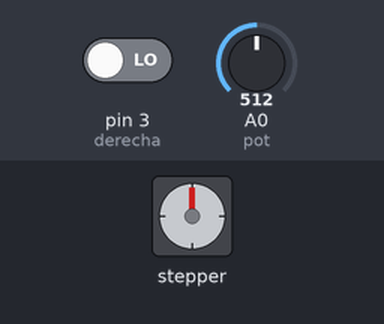
Recording of a sketch running on a simulated Arduino Uno, built with avr-gcc and run on an emulated ATmega328P. Shown: stepper motor. Inputs (shaded band) come from the test bench; at power-on: pin 3 (derecha) LOW, A0 (pot) = 512. Stepper angles assume 200 steps per turn.

Above: at 1.2 s.
1.3 s: pin 3 (derecha) driven HIGH
At 1.45 s:
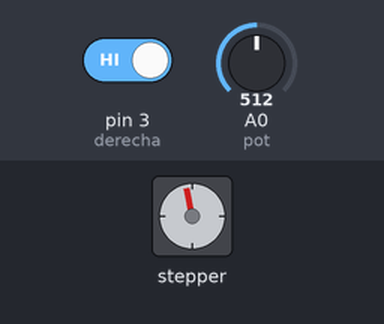
At 2.06 s:
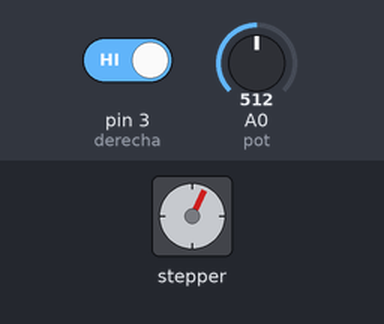
4.3 s: A0 (pot) set to 716
At 4.5 s:
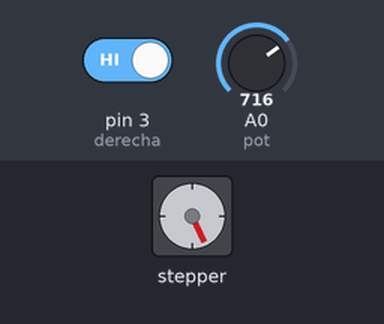
7.3 s: A0 (pot) set to 511
Timing chart, 0 to 16.3 s (numbered marks = the images above; inputs shaded):
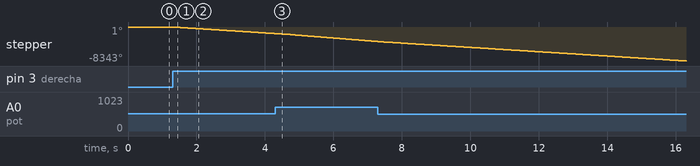

The sketch:

valvulaIAC.ino
```cpp
#include <Stepper.h> //Importamos la librería para controlar motores paso a paso

#define STEPS 200 //Ponemos el número de pasos que necesita para dar una vuelta. 200 en nuestro caso

// Ponemos nombre al motor, el número de pasos y los pins de control
Stepper stepper(STEPS, 2, 4, 7, 8); //Stepper nombre motor (número de pasos por vuelta, pins de control)

int pot;  //Variable lectura potenciómetro
int derecha = 3; //Pulsador derecha
int izquierda = 2; //Pulsador izquierda
int direccion;  //Variable para indicar la direccón

void setup()
{
  pinMode(derecha, INPUT);
  pinMode(izquierda, INPUT);
}

void loop()
{
  pot = analogRead(A0); //Lectura potenciómetro
  pot = map(pot, 0, 1023, 30, 150); //Establecemos la velocidad entre 30 y 150 rpm

  stepper.setSpeed(pot); //Indicamos la velocidad al motor

  stepper.step(direccion); //Indicamos la dirección al motor

  if (digitalRead(izquierda) == HIGH)
  {
    direccion = 200; //Si pulsamos el pulsador izquierdo, el motor gira a la izquierda
  }

  if (digitalRead(derecha) == HIGH)
  {
    direccion = -200; //Si pulsamos el pulsador derecho, el motor gira a la derech
  }
}
```

Measured:
- after the input at 1.3 s, stepper: keeps turning counter-clockwise at about 539°/s, starting at once
